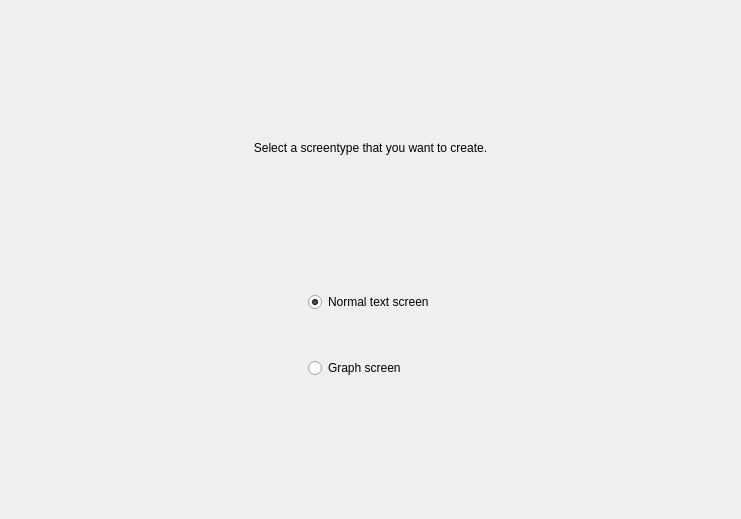
<?xml version="1.0" encoding="UTF-8"?>
<ui version="4.0">
 <class>ScreenTypePageWidget</class>
 <widget class="QWidget" name="ScreenTypePageWidget">
  <property name="geometry">
   <rect>
    <x>0</x>
    <y>0</y>
    <width>741</width>
    <height>519</height>
   </rect>
  </property>
  <property name="windowTitle">
   <string>Select screen type</string>
  </property>
  <property name="windowIcon">
   <iconset resource="../mainwindow.qrc">
    <normaloff>:/MainWindow/Resources/icon.png</normaloff>:/MainWindow/Resources/icon.png</iconset>
  </property>
  <layout class="QVBoxLayout" name="verticalLayout_2">
   <item>
    <spacer name="verticalSpacer_3">
     <property name="orientation">
      <enum>Qt::Vertical</enum>
     </property>
     <property name="sizeHint" stdset="0">
      <size>
       <width>20</width>
       <height>40</height>
      </size>
     </property>
    </spacer>
   </item>
   <item>
    <widget class="QLabel" name="label">
     <property name="text">
      <string>Select a screentype that you want to create.</string>
     </property>
     <property name="alignment">
      <set>Qt::AlignCenter</set>
     </property>
    </widget>
   </item>
   <item>
    <spacer name="verticalSpacer_4">
     <property name="orientation">
      <enum>Qt::Vertical</enum>
     </property>
     <property name="sizeHint" stdset="0">
      <size>
       <width>20</width>
       <height>40</height>
      </size>
     </property>
    </spacer>
   </item>
   <item>
    <layout class="QHBoxLayout" name="horizontalLayout">
     <item>
      <spacer name="horizontalSpacer_2">
       <property name="orientation">
        <enum>Qt::Horizontal</enum>
       </property>
       <property name="sizeHint" stdset="0">
        <size>
         <width>40</width>
         <height>20</height>
        </size>
       </property>
      </spacer>
     </item>
     <item>
      <layout class="QVBoxLayout" name="verticalLayout">
       <item>
        <widget class="QRadioButton" name="NormalScreen_radioButton">
         <property name="text">
          <string>Normal text screen</string>
         </property>
         <property name="checked">
          <bool>true</bool>
         </property>
         <attribute name="buttonGroup">
          <string notr="true">buttonGroup</string>
         </attribute>
        </widget>
       </item>
       <item>
        <spacer name="verticalSpacer">
         <property name="orientation">
          <enum>Qt::Vertical</enum>
         </property>
         <property name="sizeType">
          <enum>QSizePolicy::Maximum</enum>
         </property>
         <property name="sizeHint" stdset="0">
          <size>
           <width>20</width>
           <height>40</height>
          </size>
         </property>
        </spacer>
       </item>
       <item>
        <widget class="QRadioButton" name="GraphScreen_radioButton">
         <property name="text">
          <string>Graph screen</string>
         </property>
         <attribute name="buttonGroup">
          <string notr="true">buttonGroup</string>
         </attribute>
        </widget>
       </item>
      </layout>
     </item>
     <item>
      <spacer name="horizontalSpacer">
       <property name="orientation">
        <enum>Qt::Horizontal</enum>
       </property>
       <property name="sizeHint" stdset="0">
        <size>
         <width>40</width>
         <height>20</height>
        </size>
       </property>
      </spacer>
     </item>
    </layout>
   </item>
   <item>
    <spacer name="verticalSpacer_2">
     <property name="orientation">
      <enum>Qt::Vertical</enum>
     </property>
     <property name="sizeHint" stdset="0">
      <size>
       <width>20</width>
       <height>40</height>
      </size>
     </property>
    </spacer>
   </item>
  </layout>
 </widget>
 <resources>
  <include location="../mainwindow.qrc"/>
 </resources>
 <connections/>
 <buttongroups>
  <buttongroup name="buttonGroup"/>
 </buttongroups>
</ui>
